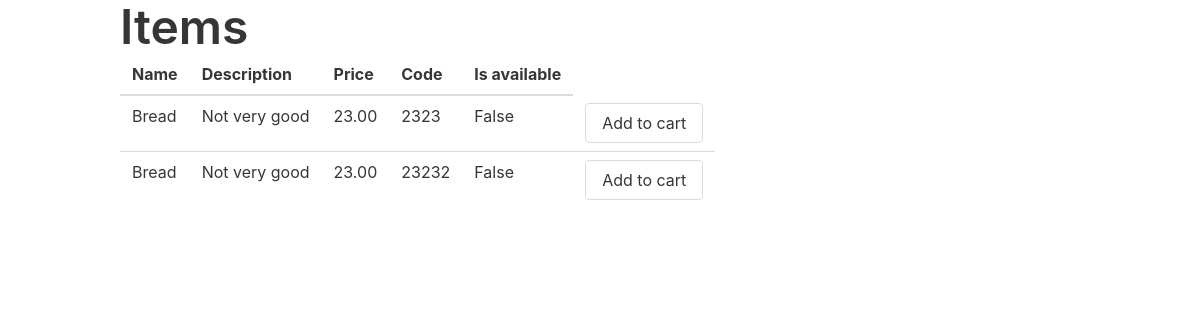
The page /items/t/ on the database as committed earlier.
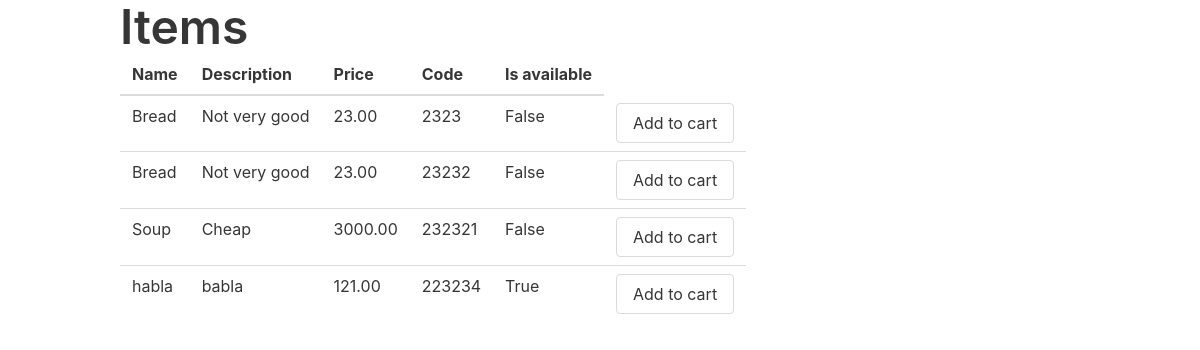
The same page on the database as committed later.
### items/models.py (models this page shows, shortened)
class Item(models.Model):
    name = models.CharField(max_length=250)
    description = models.TextField()
    price = models.DecimalField(max_digits=10, decimal_places=2)
    code = models.CharField(max_length=50)
    is_available = models.BooleanField(default=True)
    objects = models.Manager()

### items/views.py (the view)
# urls.py: path('items/t/', item_views.item_table, name="item_table"),
def item_table(request):
    items = Item.objects.all()
    context = {
        'items': items,
    }
    return render(request, 'items/item_table.html', context=context)

### items/templates/items/item_table.html (shortened to what this page needs)
{% extends 'base_bulma.html' %}
{% load static %}
{% block main %}
  <table class="table">
    <thead>
      <tr>
        <th>Name</th>
        <th>Description</th>
        <th>Price</th>
        <th>Code</th>
        <th>Is available</th>
      </tr>
    </thead>
    <tbody>
      {% for item in items %}
        <tr>
          <td>{{ item.name }}</td>
          <td>{{ item.description }}</td>
          <td>{{ item.price }}</td>
          <td>{{ item.code }}</td>
          <td>{{ item.is_available }}</td>
          <td>
              <form action="" method='post' class="addToCartForm" id="addToCartForm-{{ item.id }}">
                <input type="submit" value="Add to cart" class="button">
              </form>
          </td>
        </tr>
      {% endfor %}
    </tbody>
  </table>
{% endblock main %}

### templates/base_bulma.html (shortened to what this page needs)
<!DOCTYPE html>
<html lang="en">
  <head>
    <link rel="stylesheet" href="https://cdn.jsdelivr.net/npm/bulma@0.9.2/css/bulma.min.css">
  </head>
  <body>
    <div class="container">
      <h1 class="title is-1">{% block h1 %}{% endblock h1 %}</h1>
    </div>
    <main class="container">
      {% block main %}{% endblock main %}
    </main>
  </body>
</html>

Rows that differ between the two databases and show on the page:
added Item: name "Soup", description "Cheap", price "3000.00", code "232321", is_available "False"
added Item: name "habla", description "babla", price "121.00", code "223234", is_available "True"
